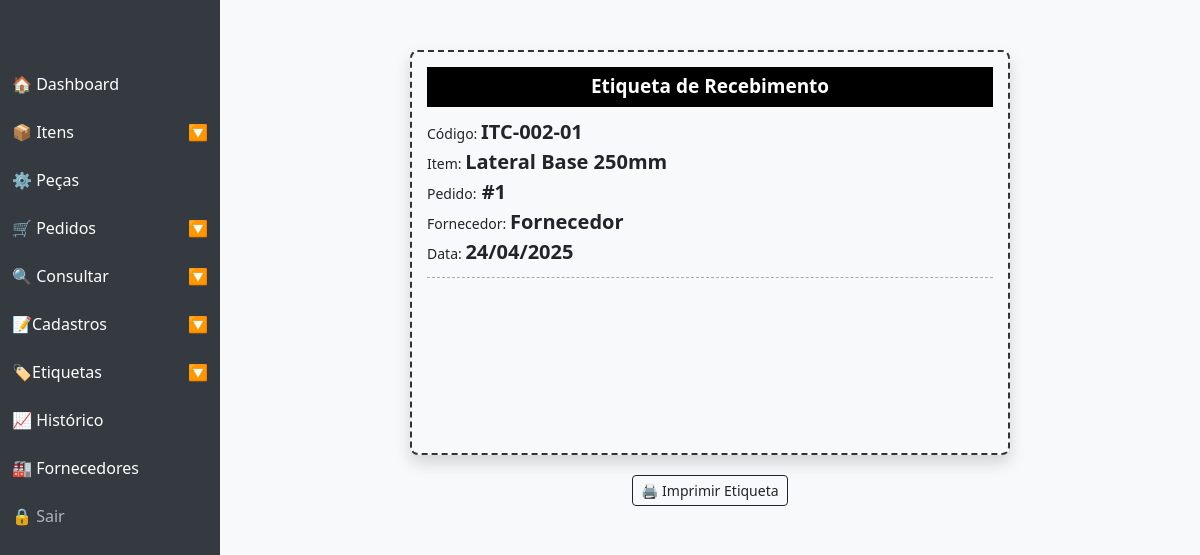
The app's page /etiqueta_recebimento.php?pedido_id=1 (signed in) with its own data.
### tables this page shows
CREATE TABLE `pedidos_compra` (
  `id` int(11) NOT NULL,
  `fornecedor_id` int(11) NOT NULL,
  `item_id` int(11) NOT NULL,
  `quantidade` int(11) NOT NULL,
  `preco_unitario` decimal(10,2) DEFAULT NULL,
  `valor_total` decimal(10,2) DEFAULT NULL,
  `status` enum('pendente','recebido') DEFAULT 'pendente',
  `data_pedido` timestamp NOT NULL DEFAULT current_timestamp(),
  `data_recebimento` timestamp NULL DEFAULT NULL,
  `prazo_entrega` date DEFAULT NULL
);

CREATE TABLE `itens` (
  `id` int(11) NOT NULL,
  `nome` varchar(220) NOT NULL,
  `descricao` text NOT NULL,
  `id_material` int(11) NOT NULL,
  `id_peca` int(11) NOT NULL,
  `qtd_itens` int(11) NOT NULL,
  `codigo` varchar(220) DEFAULT NULL,
  `localizacao` varchar(100) DEFAULT NULL,
  `estoque_atual` int(11) DEFAULT NULL,
  `estoque_minimo` int(11) DEFAULT NULL,
  `unidade` varchar(50) NOT NULL DEFAULT 'un',
  `usuario` varchar(220) NOT NULL,
  `created` datetime NOT NULL DEFAULT current_timestamp(),
  `modifield` datetime DEFAULT NULL
);

CREATE TABLE `fornecedores` (
  `id` int(11) NOT NULL,
  `nome` varchar(255) NOT NULL,
  `cnpj` varchar(20) DEFAULT NULL,
  `telefone` varchar(20) DEFAULT NULL,
  `email` varchar(100) DEFAULT NULL,
  `endereco` varchar(255) DEFAULT NULL,
  `tipo` varchar(220) NOT NULL,
  `criado_em` timestamp NOT NULL DEFAULT current_timestamp()
);

### etiqueta_recebimento.php (the view, shortened to what this page needs)
<?php
include 'conexao.php';
$pedido_id = $_GET['pedido_id'] ?? null;
if ($pedido_id) {
    $stmt = $pdo->prepare("
        SELECT pc.id AS pedido_id, m.nome AS material, m.codigo AS codigo,
               f.nome AS fornecedor, pc.data_pedido
        FROM pedidos_compra pc
        JOIN itens m ON m.id = pc.item_id
        JOIN fornecedores f ON f.id = pc.fornecedor_id
        WHERE pc.id = ?
    ");
    $stmt->execute([$pedido_id]);
    $etiqueta = $stmt->fetch(PDO::FETCH_ASSOC);
} else {
    echo "Número do pedido não informado!";
    exit;
}
include 'include/head.php';
?>
</head>
<body>
<?php include 'include/sidebar.php'; ?>
<div class="content">
    <div class="container-fluid">
<div class="etiqueta shadow">
    <h5>Etiqueta de Recebimento</h5>
    <div>Código: <strong><?= htmlspecialchars($etiqueta['codigo']) ?></strong></div>
    <div>Item: <strong><?= htmlspecialchars($etiqueta['material']) ?></strong></div>
    <div>Pedido:<strong> #<?= $etiqueta['pedido_id'] ?></strong></div>
    <div>Fornecedor: <strong><?= htmlspecialchars($etiqueta['fornecedor']) ?></strong></div>
    <div>Data: <strong><?= date('d/m/Y', strtotime($etiqueta['data_pedido'])) ?></strong></div>
    <div class="linha"></div>
    <div class="text-center">
        <svg id="barcode"></svg>
    </div>
</div>
 <div class="text-center mt-2">
        <button onclick="window.print()" class="btn btn-outline-dark btn-sm">🖨️ Imprimir Etiqueta</button>
    </div>
</body>
</html>

### css/styles.css (style rules this page uses)
body { background-color: #f8f9fa; }
.content { margin-left: 220px; padding: 30px; }

### etiqueta_recebimento.php (style rules this page uses)
.etiqueta { width: 600px; border: 2px dashed #333; padding: 15px; margin: 20px auto; font-size: 14px; border-radius: 8px; background-color: #f8f9fa; }
.etiqueta h5 { background-color: #000; font-weight: bold; text-align: center; padding: 8px; font-size: 19px; margin-bottom: 10px; color: #fff; height: 40px; }
.etiqueta strong { font-size: 20px; }
.linha { border-top: 1px dashed #aaa; margin: 10px 0; }

### records on screen
pedidos_compra: item.codigo "ITC-002-01", item.nome "Lateral Base 250mm", id "1", fornecedor.nome "Fornecedor", data_pedido "24/04/2025"
